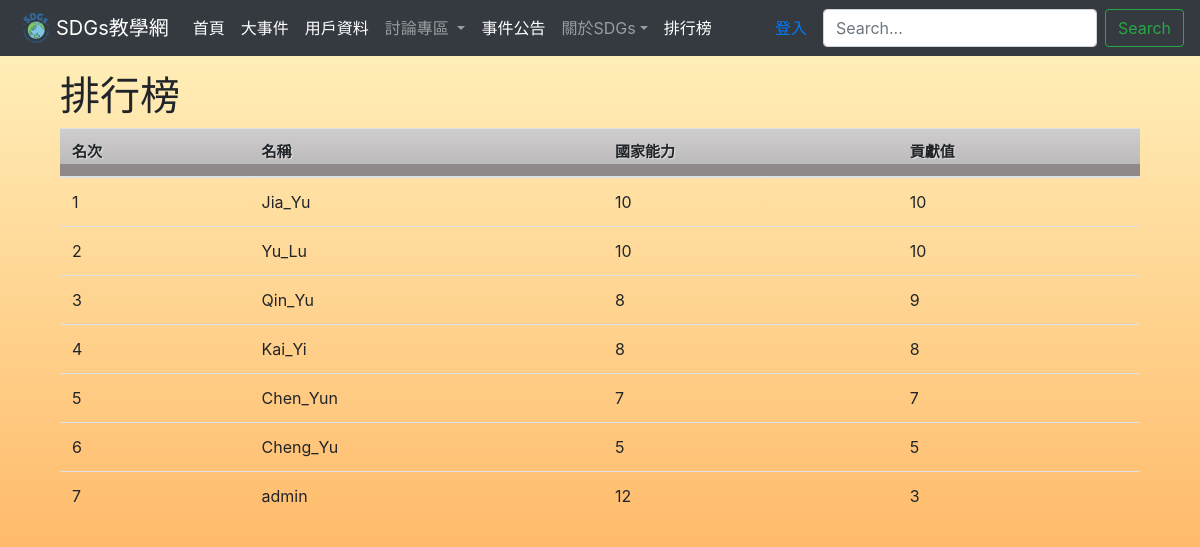
Screenshot of /rank-list/ with the database file from the repository.
### accounts/models.py (models this page shows)
class UserProfile(models.Model):
    user = models.OneToOneField(User, on_delete=models.CASCADE)
    stdsex = models.CharField(max_length=10)
    cp = models.IntegerField(default=0)
    cv = models.IntegerField(default=0)
    has_answered= models.BooleanField(default=False)

### accounts/views.py (the view)
# urls.py: path('rank-list/', accounts.rank_list, name='rank-list'),
def rank_list(request):
  users = UserProfile.objects.order_by('-cv', 'cp')
  return render(request, 'myapp/RankList.html', {'users': users})

### templates/myapp/RankList.html
{% extends "base.html" %}sdgsweb.thinkchild.repl.co
{% block content %}
{% load static %}
<br>
<br>
<br>
<div class="container">
    <h1>排行榜</h1>
    <table class="table">
        <thead>
            <tr>
                <th>名次</th>
                <th>名稱</th>
                <th>國家能力</th>
                <th>貢獻值</th>
            </tr>
        </thead>
        <tbody>
            {% for user in users %}
                <tr>
                    <td>{{ forloop.counter }}</td>
                    <td>{{ user.user.username }}</td>
                    <td>{{ user.cp }}</td>
                    <td>{{ user.cv }}</td>
                </tr>
            {% endfor %}
        </tbody>
    </table>
</div>
{% endblock %}

### templates/base.html (shortened to what this page needs)
<!DOCTYPE html>
<html lang="en">
<head>
  {% load static %}
    <link rel="stylesheet" href="{% static 'css/style.css' %}">
    <link rel="stylesheet" href="https://cdn.jsdelivr.net/npm/bootstrap@4.6.2/dist/css/bootstrap.min.css">
</head>
<body>
      <nav class="navbar navbar-expand-md navbar-dark bg-dark fixed-top">
      <img src="{% static 'images/sdgs01.png' %}" width="40" height="40" class="d-inline-block align-top" alt="NTUE">
      <a class="navbar-brand" href="/hello">SDGs教學網</a>
      <div class="collapse navbar-collapse" id="navbarsExampleDefault">
    <ul class="navbar-nav mr-auto">
      <li class="nav-item active">
            <a class="nav-link" href="/hello">首頁 <span class="sr-only">(current)</span></a>
      </li>
      <li class="nav-item active">
            <a class="nav-link" href="/bigissue">大事件 <span class="sr-only">(current)</span></a>
      </li>
      <li class="nav-item active">
            <a class="nav-link" href="/user">用戶資料 <span class="sr-only">(current)</span></a>
      </li>
      <li class="nav-item dropdown">
        <a class="nav-link dropdown-toggle" href="/listall" role="button" data-toggle="dropdown" aria-expanded="false">
          討論專區
        </a>
      </li>
      <li class="nav-item active">
          <a class="nav-link" href="/newsindex">事件公告<span class="sr-only">(current)</span></a>
      </li>
      <li class="nav-item dropdown">
          <a class="nav-link dropdown-toggle" href="/flower" role="button" data-toggle="dropdown" ariaexpanded="false">關於SDGs</a>
      </li>
      <li class="nav-item active">
            <a class="nav-link" href="/rank-list">排行榜 <span class="sr-only">(current)</span></a>
      </li>
    </ul>
        {% if user.is_authenticated %}
            <li class="nav-item active">
                <a class="nav-link" href="/logout">登出<span class="sr-only">(current)</span></a>
            </li>
        {% else %}
            <li class="nav-item active">
                <a class="nav-link" href="/login">登入<span class="sr-only">(current)</span></a>
            </li>
        {% endif %}
      </div>
      <form action="/flower/" method="get" class="form-inline mt-2 mt-md-0">
          <input id="q" name="q" value="{{ request.GET.q }}" class="form-control mr-sm-2" type="text" placeholder="Search..." aria-label="Search">
          <button class="btn btn-outline-success my-2 my-sm-0" type="submit">Search</button>
      </form>
    </nav>
    <main role="main" class="container">
    <div id="content">
        {% block content %}{% endblock %}
    </div>
    </main>
</body>
</html>

### static/css/style.css (style rules this page uses)
html, body { height: 100%; }
body { height: 100%; font-family: Arial, Helvetica, sans-serif; font-size: 13px; margin: 0; padding: 0; background:#bdb2b2 }
ul, li { list-style: none; padding: 0; margin: 0; }
img { border: none; }
h1, h2, h3, h4, h5 { padding: 0; margin: 0; }
table { border-collapse: collapse; }
th,td { padding: 8px; }
th { background: #908989 url(images/bg_th.png) repeat-x top; text-shadow: 1px 1px 1px #e3e3e3; font-size: 15px; }

### templates/base.html (style rules this page uses)
body, html { height: 100%; margin: 0; padding: 0; }
body { background: linear-gradient(to bottom, #FFF4C1, #FFA042); background-attachment: fixed; }

### rows the page displays
UserProfile: user.username "Jia_Yu", cp "10", cv "10"
UserProfile: user.username "Yu_Lu", cp "10", cv "10"
UserProfile: user.username "Qin_Yu", cp "8", cv "9"
UserProfile: user.username "Kai_Yi", cp "8", cv "8"
UserProfile: user.username "Chen_Yun", cp "7", cv "7"
UserProfile: user.username "Cheng_Yu", cp "5", cv "5"
UserProfile: user.username "admin", cp "12", cv "3"
